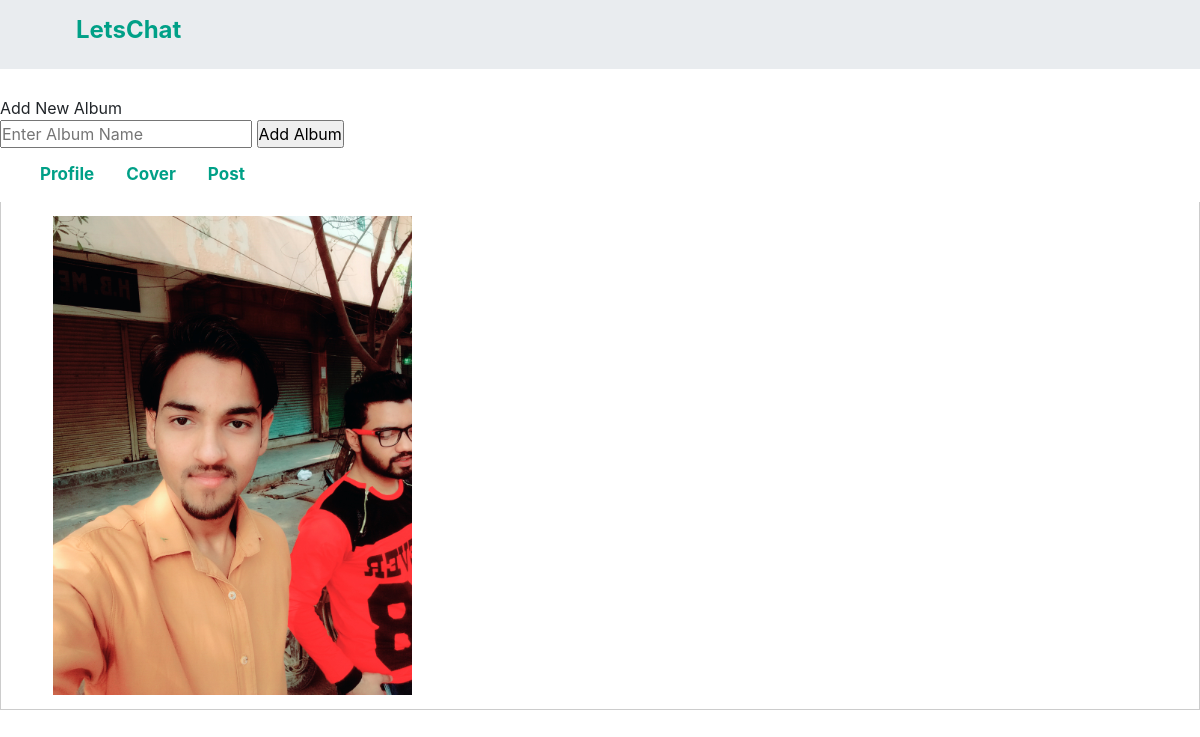
The page /album/ (signed in) on the database as committed earlier.
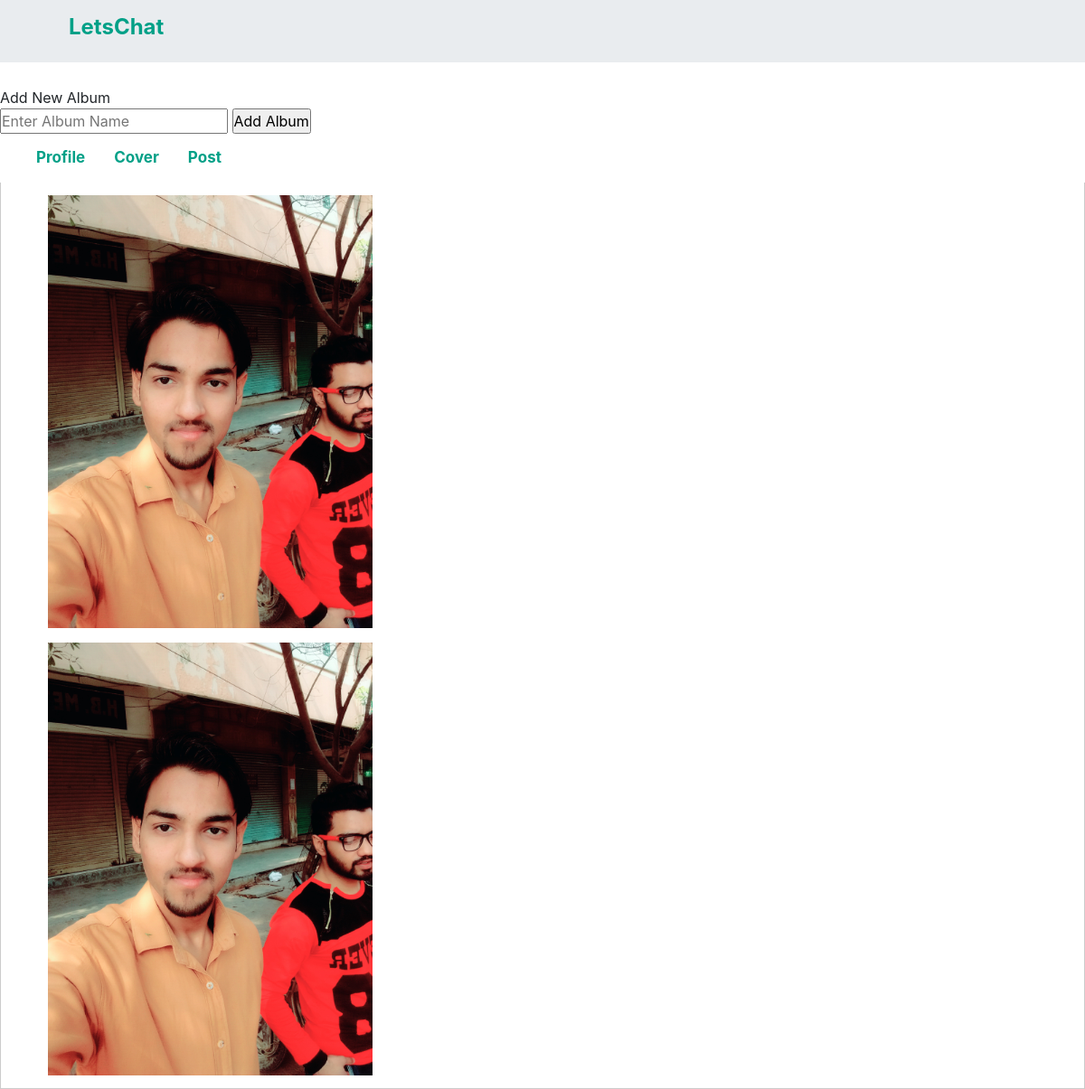
The same page on the database as committed later.
### App/models.py (models this page shows)
class Photos(models.Model):
    Album = models.CharField(max_length=50,default='',blank=True)
    PhotoID = models.CharField(max_length=50,default='',blank=True)
    Image = models.ImageField(upload_to='media',blank=True)
    date = models.DateTimeField(default=datetime.now, blank=True)

### App/views.py (the view)
# urls.py: path("album/",views.album,name="album"),
def album(request):
	if request.session.has_key('user'):
		photos = UserPost.objects.filter(userId=request.session['user'])
		profilePhotos = Photos.objects.filter(Album='Profile Pictures',PhotoID=request.session['user'])
		coverPhotos = Photos.objects.filter(Album='Cover Photos',PhotoID=request.session['user'])
		params = {'photos':photos,'profilePhotos':profilePhotos,'coverPhotos':coverPhotos}
		if request.method == 'POST':
			name = request.POST.get('album').title()
			if not Album.objects.filter(AlbumID=request.session['user'],Name=name):
				Album(AlbumID=request.session['user'],Name=name).save()
			return render(request,'Album.html',params)
		else:
			return render(request,'Album.html',params)
	else:
		return HttpResponseRedirect('/')

### App/templates/Album.Html (shortened to what this page needs)
<!DOCTYPE html>
<html>
<head>
  <link rel="stylesheet" href="https://maxcdn.bootstrapcdn.com/bootstrap/4.3.1/css/bootstrap.min.css">
  <link rel="stylesheet" href="https://cdnjs.cloudflare.com/ajax/libs/magnific-popup.js/1.1.0/magnific-popup.min.css" />
  {%load static%}
</head>
<body>
<header>
  <h4 id="brand">LetsChat</h4>
</header>
<br><br><br><br>
Add New Album
<form action="/album/" method="POST">{% csrf_token %}
  <input type="text" name="album" placeholder="Enter Album Name">
  <input type="submit" value="Add Album">
</form>
<div class="tab">
  <button class="tablinks" onclick="openCity(event, 'profle')">Profile</button>
  <button class="tablinks" onclick="openCity(event, 'cover')">Cover</button>
  <button class="tablinks" onclick="openCity(event, 'post')">Post</button>
</div>
<div id="profle" class="tabcontent" style="display:block;">
  <div class="container gallerys">
    {% for img in profilePhotos %}
    {% if img.Image != 'media/profile.jpeg' %}
    <a href="{{img.Image.url}}" target="_blank">
    <img src="{{img.Image.url}}" class="img-fluid">
    </a>
    {% endif %}
  {% endfor %}
</div>
</div>
</body>
</html>

Rows that differ between the two databases and show on the page:
added Photos: Image (picture)
